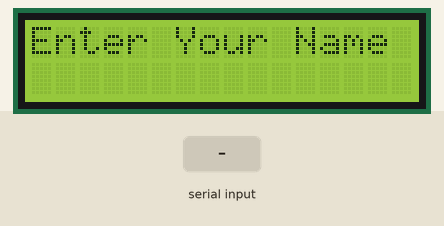
Simulated run of this sketch. Board: Arduino Uno, built with avr-gcc and run on an emulated ATmega328P. On the bench: 16×2 character LCD. The test bench sets the inputs (shaded band). What the sketch prints to the serial monitor is not drawn.

Above: at 1.2 s.
1.3 s: "1\n" received over Serial
At 2.5 s:
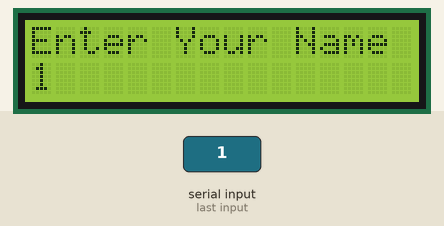
2.8 s: "0\n" received over Serial
At 3.9 s:
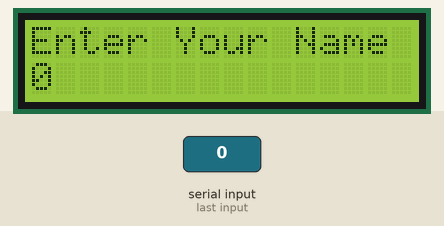
4.3 s: "2\n" received over Serial
At 5.1 s:
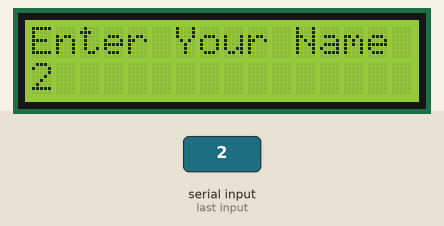
Timing chart, 0 to 7.3 s (numbered marks = the images above; inputs shaded):
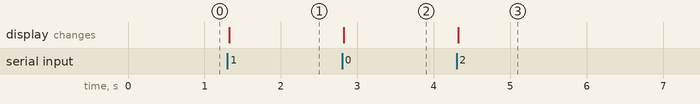

Measured:
- after the input at 1.3 s, the display: changes at once (image 1)
- after the input at 2.8 s, the display: changes at once (image 2)
- after the input at 4.3 s, the display: changes at once (image 3)

The sketch:

LCDtest.ino
```cpp
//#include <LiquidCrystal_I2C.h>
//
//// set the LCD number of columns and rows
//int lcdColumns = 16;
//int lcdRows = 2;
//
//// set LCD address, number of columns and rows
//// if you don't know your display address, run an I2C scanner sketch
//LiquidCrystal_I2C lcd(0x27, lcdColumns, lcdRows);
//
//void setup() {
//  // initialize LCD
//  lcd.begin();
//  // turn on LCD backlight
//  lcd.backlight();
//}
//
//void loop() {
//  // set cursor to first column, first row
//  lcd.setCursor(0, 0);
//  // print message
//  lcd.print(" Duc Le");
//  delay(1000);
//  // clears the display to print new message
//  //  lcd.clear();
//  // set cursor to first column, second row
//  lcd.setCursor(0, 1);
//  lcd.print(" AKA An May 4.0!");
//  //  delay(1000);
//  //  lcd.clear();
//}
/*********
  Rui Santos
  Complete project details at https://randomnerdtutorials.com
*********/

///////////////////////////////////////////////////////////////////////////////////////////////////////////////
//#include <LiquidCrystal_I2C.h>
//
//// set the LCD number of columns and rows
//int lcdColumns = 16;
//int lcdRows = 2;
//
//// set LCD address, number of columns and rows
//// if you don't know your display address, run an I2C scanner sketch
//LiquidCrystal_I2C lcd(0x27, lcdColumns, lcdRows);
//
//void setup(){
//  // initialize LCD
//  lcd.begin();
//  // turn on LCD backlight
//  lcd.backlight();
//}
//
//void loop(){
//  // set cursor to first column, first row
//  lcd.setCursor(0, 0);
//  // print message
//  lcd.print("Hello, World!");
//  delay(1000);
//  // clears the display to print new message
//  lcd.clear();
//  // set cursor to first column, second row
//  lcd.setCursor(0,1);
//  lcd.print("Hello, World!");
//  delay(1000);
//  lcd.clear();
//}


///////////////////////////////////////////////////////////////////////////////////////////////////////////////
#include <LiquidCrystal_I2C.h>
const int rs = 12, en = 11, d4 = 5, d5 = 4, d6 = 3, d7 = 2;
int lcdColumns = 16;
int lcdRows = 2;
LiquidCrystal_I2C lcd(0x27, lcdColumns, lcdRows);
//LiquidCrystal lcd(rs, en, d4, d5, d6, d7);
void setup() {
  Serial.begin(9600);
  lcd.init();
  Serial.println("Enter your name.");
  lcd.setCursor(0,0);
  lcd.print("Enter Your Name");
  lcd.backlight();
  }


char rx_byte = 0;
String rx_str = "";

void loop() {
  if (Serial.available() > 0) {
    rx_byte = Serial.read();

    if (rx_byte != '\n') {
      rx_str += rx_byte;
    }
    else {
      // end of string
      Serial.println(rx_str);
      lcd.clear();
      lcd.setCursor(0,0);
      lcd.print("Enter Your Name");
      lcd.setCursor(0,1);
      lcd.print(rx_str);
      rx_str = "";
      Serial.println("");
      Serial.println("Enter your name.");
    }
  }
}
```
